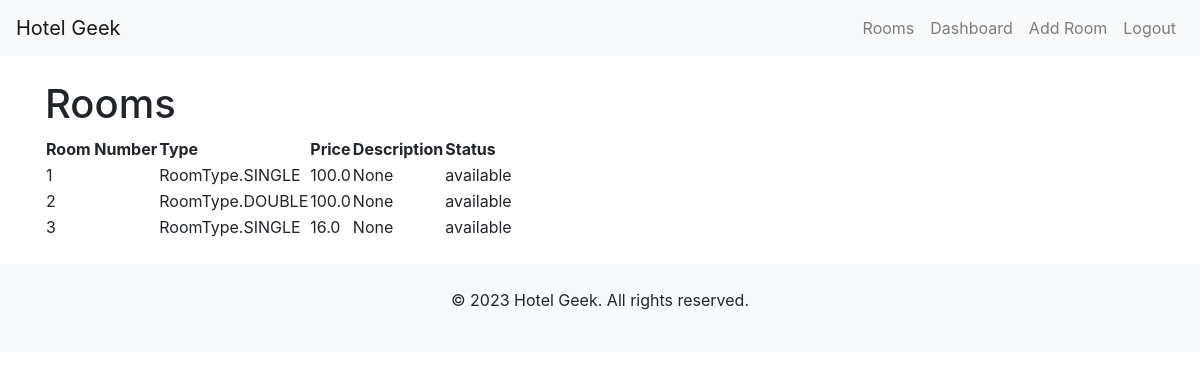
The page /admin/list-rooms (signed in) on the database its author committed.
### app/models.py (models this page shows, shortened)
class Room(db.Model):
    __tablename__ = 'room'
    id = db.Column(db.Integer, primary_key=True)
    room_number = db.Column(db.String(50), nullable=False)
    type = db.Column(db.Enum(RoomType), nullable=False)
    price = db.Column(db.Float, nullable=False)
    description = db.Column(db.String(255), nullable=True)
    amenities = db.relationship('Amenity', secondary=room_amenities, backref='room')  # Updated the backref
    bookings = db.relationship('Booking', backref='room', lazy=True)
    photos = db.relationship('Photo', backref='room', lazy=True)
    @property
    def status(self):
        return 'occupied' if self.is_occupied(datetime.utcnow()) else 'available'
    def is_occupied(self, date):
        for booking in self.bookings:
            if booking.start_date <= date <= booking.end_date:
                return True
        return False

### app/routes/admin.py (the view)
@admin.route('/list-rooms')
@admin_required
def list_rooms_for_admin():
    rooms = Room.query.all()
    return render_template('admin/list_rooms.html', rooms=rooms)

### app/routes/admin.py (called while the page is built)
def admin_required(f):
    @wraps(f)
    def decorated_function(*args, **kwargs):
        if not current_user.is_admin:
            flash('Access restricted to admins.', 'danger')
            return redirect(url_for('main.index'))
        return f(*args, **kwargs)
    return decorated_function

### app/templates/admin/list_rooms.html
{% extends "base.html" %}
{% block content %}
<h1>Rooms</h1>
<table>
    <thead>
        <tr>
            <th>Room Number</th>
            <th>Type</th>
            <th>Price</th>
            <th>Description</th>
            <th>Status</th>
        </tr>
    </thead>
    <tbody>
        {% for room in rooms %}
        <tr>
            <td>{{ room.room_number }}</td>
            <td>{{ room.type }}</td>
            <td>{{ room.price }}</td>
            <td>{{ room.description }}</td>
            <td>{{ room.status }}</td>
        </tr>
        {% endfor %}
    </tbody>
</table>
{% endblock %}

### app/templates/base.html (shortened to what this page needs)
<!DOCTYPE html>
<html lang="en">
<head>
    <link href="https://maxcdn.bootstrapcdn.com/bootstrap/4.5.2/css/bootstrap.min.css" rel="stylesheet">
    <link rel="stylesheet" href="https://code.jquery.com/ui/1.12.1/themes/base/jquery-ui.css">
</head>
<body>
    <nav class="navbar navbar-expand-lg navbar-light bg-light">
        <a class="navbar-brand" href="/">Hotel Geek</a>
        <div class="collapse navbar-collapse" id="navbarNav">
            <ul class="navbar-nav ml-auto">
                <li class="nav-item">
                    <a class="nav-link" href="/">Rooms</a>
                </li>
                {% if current_user.is_authenticated %}
                    <li class="nav-item">
                        <a class="nav-link" href="/dashboard">Dashboard</a>
                    </li>
                    {% if current_user.is_admin %}
                        <li class="nav-item">
                            <a class="nav-link" href="/admin/add-room">Add Room</a>
                        </li>
                    {% endif %}
                    <li class="nav-item">
                        <a class="nav-link" href="/logout">Logout</a>
                    </li>
                {% endif %}
            </ul>
        </div>
    </nav>
    <div class="container mt-4">
        {% block content %}
        {% endblock %}
    </div>
    <footer class="bg-light text-center text-lg-start mt-4">
        <div class="container p-4">
            <p>&copy; 2023 Hotel Geek. All rights reserved.</p>
        </div>
    </footer>
</body>
</html>

### rows shown on the page
Room: room_number "1", type "RoomType.SINGLE", price "100.0", description "None", status "available"
Room: room_number "2", type "RoomType.DOUBLE", price "100.0", description "None", status "available"
Room: room_number "3", type "RoomType.SINGLE", price "16.0", description "None", status "available"
